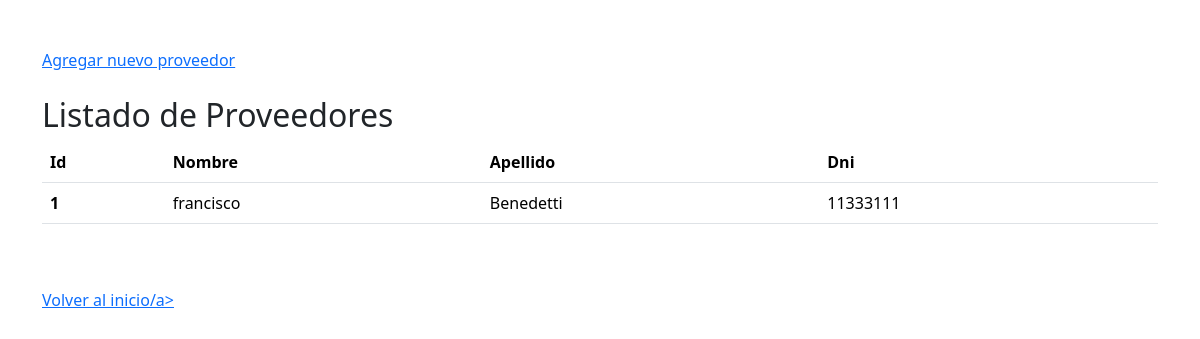
The app's page /compra/proveedores, older data.
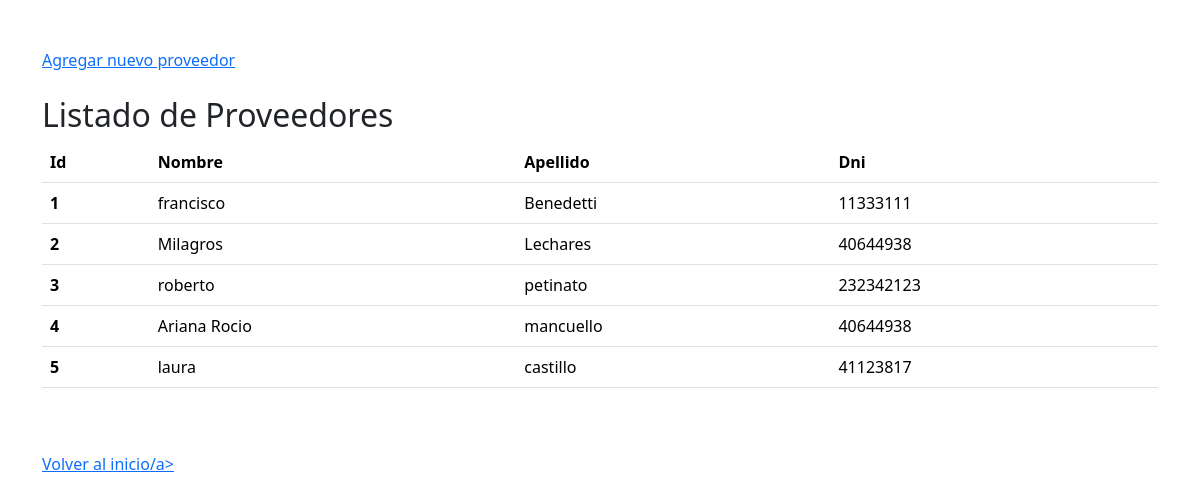
The same page, newer data.
### App/models.py (models this page shows, shortened)
class Proveedor(models.Model):
    nombre = models.CharField(verbose_name="Nombre", max_length=100)
    apellido = models.CharField(verbose_name="Apellido", max_length=100)
    dni = models.IntegerField(verbose_name="Dni", validators=[MinValueValidator(10000000), MaxValueValidator(99999999)])
    class Meta:
        db_table = "Proveedores"
        verbose_name="Proveedor"
        verbose_name_plural="Proveedores"

### App/views.py (the view)
# urls.py: path('compra/proveedores', ProveedoresListado, name='proveedores'),
def ProveedoresListado(request):
    proveedores = Proveedor.objects.all()
    return render(request, "listadoProveedores.html", {"proveedores": proveedores})

### App/templates/listadoProveedores.html (shortened to what this page needs)
<!DOCTYPE html>
<html lang="en">
<head>
    <link
        href="https://cdn.jsdelivr.net/npm/bootstrap@5.3.3/dist/css/bootstrap.min.css"
        rel="stylesheet"
    >
</head>
<body>
   <div class="container mt-5">
      <a href="{% url 'proveedores_form' %}" class="mb-4">Agregar nuevo proveedor</a>
      <br>
      <br>
      <h2>Listado de Proveedores</h2>
      <table class="table">
        <thead>
          <tr>
            <th scope="col">Id</th>
            <th scope="col">Nombre</th>
            <th scope="col">Apellido</th>
            <th scope="col">Dni</th>
          </tr>
        </thead>
        <tbody>
          {% for proveedor in proveedores %}
            <tr>
              <th scope="row">{{ proveedor.id }}</th>
              <td>{{ proveedor.nombre }}</td>
              <td>{{ proveedor.apellido }}</td>
              <td>{{ proveedor.dni }}</td>
            </tr>
          {% endfor %}
        </tbody>
      </table>
      <br>
      <br>
      <a href="{% url 'inicio' %}" >Volver al inicio/a>
    </div>
</body>
</html>

Row changes from the older to the newer data that the page shows:
added Proveedor: id "2", nombre "Milagros", apellido "Lechares", dni "40644938"
added Proveedor: id "3", nombre "roberto", apellido "petinato", dni "232342123"
added Proveedor: id "4", nombre "Ariana Rocio", apellido "mancuello", dni "40644938"
added Proveedor: id "5", nombre "laura", apellido "castillo", dni "41123817"
